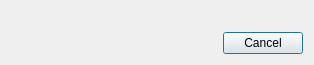
<?xml version="1.0" encoding="UTF-8"?>
<ui version="4.0">
 <class>RouterStatusDialog</class>
 <widget class="QDialog" name="RouterStatusDialog">
  <property name="geometry">
   <rect>
    <x>0</x>
    <y>0</y>
    <width>314</width>
    <height>65</height>
   </rect>
  </property>
  <property name="windowTitle">
   <string>Status</string>
  </property>
  <layout class="QVBoxLayout" name="verticalLayout">
   <item>
    <widget class="QLabel" name="label">
     <property name="text">
      <string/>
     </property>
    </widget>
   </item>
   <item>
    <widget class="QDialogButtonBox" name="buttonbox">
     <property name="standardButtons">
      <set>QDialogButtonBox::Cancel</set>
     </property>
    </widget>
   </item>
  </layout>
 </widget>
 <resources/>
 <connections/>
</ui>
